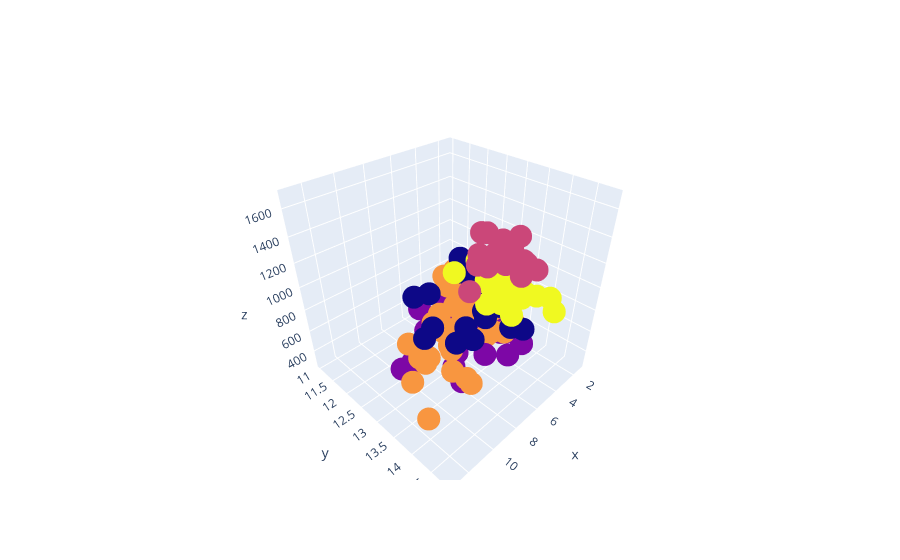

The cell this chart's notebook holds for it:
### Code cell
labels=clusters.labels_
fig=go.Figure()
fig.add_trace(go.Scatter3d(x=df['Intensidade_de_cor'],y=df['Alcool'],z=df['Proline'],
                            mode='markers',
                            marker=dict(color=clusters.labels_.astype(float)),
                            text=labels))

### Figure 1 — Plotly figure (JSON) as saved in the notebook; plotly's stock layout.template omitted (floating-point values rounded to 4 significant figures; data arrays with more than 128 entries replaced by an {"elided": "..."} marker saying what was removed)
{"data": [{"marker": {"color": {"elided": "178 int values"}}, "mode": "markers", "text": {"elided": "178 int values"}, "type": "scatter3d", "x": {"elided": "178 float values"}, "y": {"elided": "178 float values"}, "z": {"elided": "178 float values"}}], "layout": {}}
